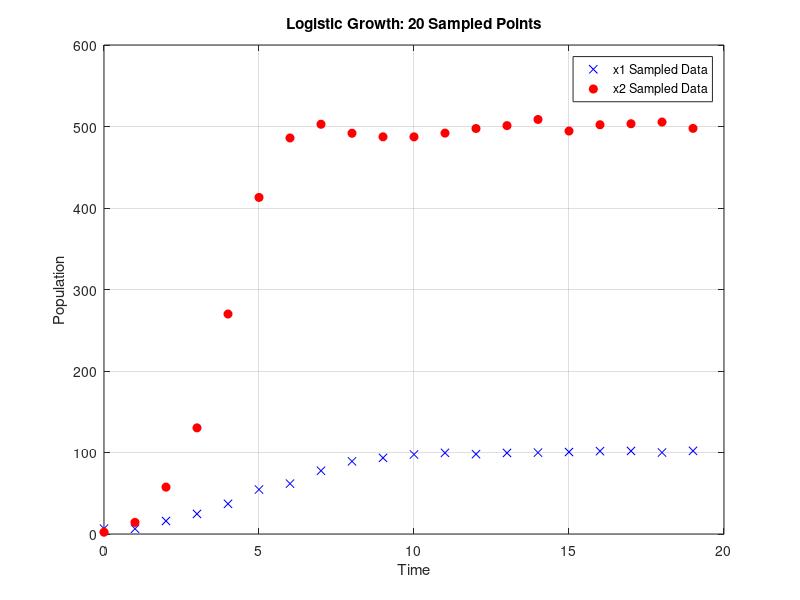
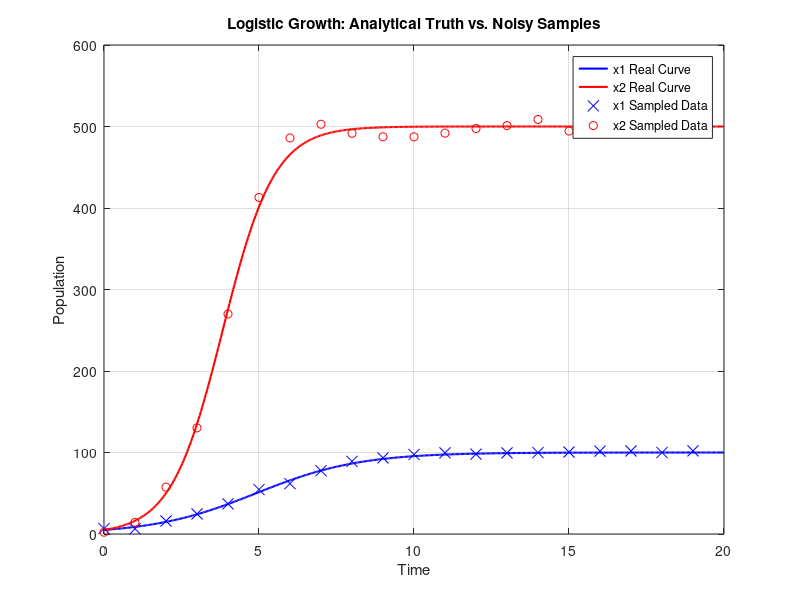

Write the MATLAB code that produced these figures, in order. (Note: this script raises an error after producing the figures.)
clear; close all; clc;

%Think about adding second eqution in same to model M1 and M2
%% 1. Generate Noisy Logistic Data
r1 = 0.6; K1 = 100; x1_0 = 5;
r2 = 1.2; K2 = 500; x2_0 = 5;

t_dense = linspace(0, 20, 500);
t_sampled = linspace(0, 19, 20);
dt = t_sampled(2) - t_sampled(1); % Time step

%Real curves
x1_real = (K1 * x1_0 * exp(r1 * t_dense)) ./ (K1 + x1_0 * (exp(r1 * t_dense) - 1));
x2_real = (K2 * x2_0 * exp(r2 * t_dense)) ./ (K2 + x2_0 * (exp(r2 * t_dense) - 1));

% Logistic growth: x(t) = (K*x0*e^rt) / (K + x0(e^rt - 1))
x1_clean = (K1 * x1_0 * exp(r1 * t_sampled)) ./ (K1 + x1_0 * (exp(r1 * t_sampled) - 1));
x2_clean = (K2 * x2_0 * exp(r2 * t_sampled)) ./ (K2 + x2_0 * (exp(r2 * t_sampled) - 1));

% Add 5% Noise
noise_level = 0.05;
x1_noisy = x1_clean + noise_level * std(x1_clean) * randn(size(x1_clean));
x2_noisy = x2_clean + noise_level * std(x2_clean) * randn(size(x2_clean));

figure;
plot(t_sampled, x1_noisy, 'bx', 'MarkerFaceColor', 'b'); hold on;
plot(t_sampled, x2_noisy, 'ro', 'MarkerFaceColor', 'r'); 
grid on;
xlabel('Time'); ylabel('Population');
title('Logistic Growth: 20 Sampled Points');
legend('x1 Sampled Data', 'x2 Sampled Data');



figure;
% Plot the Real Curves (Lines)
plot(t_dense, x1_real, 'b-', 'LineWidth', 1.5); hold on;
plot(t_dense, x2_real, 'r-', 'LineWidth', 1.5); 
% Plot the Sampled Data (Markers)
plot(t_sampled, x1_noisy, 'bx', 'MarkerSize', 8); 
plot(t_sampled, x2_noisy, 'ro', 'MarkerSize', 6); 
grid on;
xlabel('Time'); ylabel('Population');
title('Logistic Growth: Analytical Truth vs. Noisy Samples');
legend('x1 Real Curve', 'x2 Real Curve', 'x1 Sampled Data', 'x2 Sampled Data', 'Location', 'best');

% Combine into a matrix (matching the xobs structure: points x variables)
xobs_noisy = [x1_noisy', x2_noisy'];

%% 2. Compute Derivatives for x1 and x2
dxobs = zeros(size(xobs_noisy));

% Endpoints (Indices 1-2): 3rd order forward difference
dxobs(1,:) = (-11/6*xobs_noisy(1,:) + 3*xobs_noisy(2,:) - 3/2*xobs_noisy(3,:) + 1/3*xobs_noisy(4,:)) / dt;
dxobs(2,:) = (-11/6*xobs_noisy(2,:) + 3*xobs_noisy(3,:) - 3/2*xobs_noisy(4,:) + 1/3*xobs_noisy(5,:)) / dt;

% Middle Section (Indices 3-18): 4th order centered difference
% Logic: (-1/12*x(i+2) + 2/3*x(i+1) - 2/3*x(i-1) + 1/12*x(i-2)) / dt
dxobs(3:18,:) = (-1/12*xobs_noisy(5:20,:) + 2/3*xobs_noisy(4:19,:) - 2/3*xobs_noisy(2:17,:) + 1/12*xobs_noisy(1:16,:)) / dt;

% Endpoints (Indices 19-20): 3rd order backward difference
dxobs(19,:) = (11/6*xobs_noisy(19,:) - 3*xobs_noisy(18,:) + 3/2*xobs_noisy(17,:) - 1/3*xobs_noisy(16,:)) / dt;
dxobs(20,:) = (11/6*xobs_noisy(20,:) - 3*xobs_noisy(19,:) + 3/2*xobs_noisy(18,:) - 1/3*xobs_noisy(17,:)) / dt;
%% SINDy

X_dot = dxobs; %Derivative information; rhs of 2.1


n = 2;
polys = 0:2;
gamma = 0; 
common_params = {polys,[]};

tol_ode = 1e-10;         % set tolerance (abs and rel) of ode45
options = odeset('RelTol',tol_ode,'AbsTol',tol_ode*ones(1,n));

Theta = build_theta(xobs_noisy,common_params);

lambda = 0.01; %threshhold value

%STLS
epsguess = Theta\X_dot; % initial guess: Least-squares

for k=1:100
smallinds = (abs(epsguess)<lambda); % find small coefficients
epsguess(smallinds)=0; % and threshold (set small coeff = 0)
for ind = 1:2 % n is state dimension (in this case we have M1 and M2)
biginds = ~smallinds(:,ind);
% Regress dynamics onto remaining terms to find sparse Xi
epsguess(biginds,ind) = Theta(:,biginds)\X_dot(:,ind); %compute LS for non-small coeff
end
end

[time, sol] = ode15s(@SINDyfwd, [0:0.1:19], [x1_noisy(1), x2_noisy(1)], [], epsguess); %Run fwd model

%Plot (used to obtain figure 6)
figure(199)
plot(time, sol(:,1), 'k', 'LineWidth',2.0)
hold on
s = scatter(t_sampled, x1_noisy, 'k', 'filled');
s.Marker = 'hexagram';
s.SizeData = 150;
hold on
plot(time, sol(:,2), 'r', 'LineWidth',2.0)
hold on
s = scatter(t_sampled, x2_noisy, 'r', 'filled');
s.Marker = 'hexagram';
s.SizeData = 150;
hold off
xlabel('Time (Days)', 'fontsize',20) 
ylim([0 1500])
ylabel('cells/mm^2', 'fontsize',20)
set(gca, 'fontsize', 20)

epsguess % display resulting coefficients


%% Function for fwd model
function rhs = SINDyfwd(t, inits, epsguess)
M1 = inits(1); %initial condition for M1
M2 = inits(2); %initial condition for M2

%coefficient values
theta1 = epsguess(1,1);
theta2 = epsguess(2,1);
theta3 = epsguess(3,1);
theta4 = epsguess(4,1);
theta5 = epsguess(5,1);
theta6 = epsguess(6,1);
theta7 = epsguess(1, 2);
theta8 = epsguess(2, 2);
theta9 = epsguess(3, 2);
theta10 = epsguess(4, 2);
theta11 = epsguess(5,2); 
theta12 = epsguess(6,2);

%Equations
dM1 = theta1 + theta2*M1 + theta3*M2 + theta4*M1^2 + theta5*M2^2 +theta6*M1*M2;
dM2 = theta7 + theta8*M1 + theta9*M2 + theta10*M1^2 + theta11*M2^2 + theta12*M1*M2;

rhs = [dM1; dM2];
end
